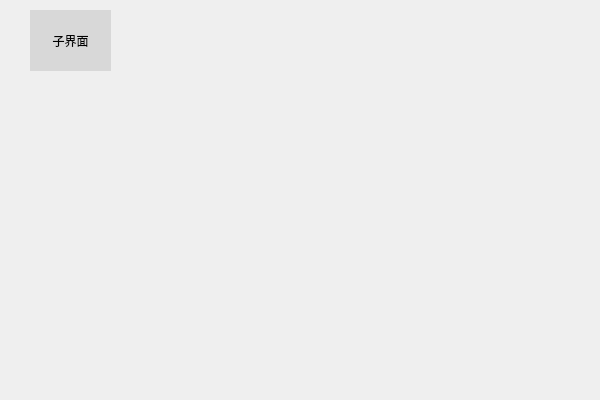
<?xml version="1.0" encoding="UTF-8"?>
<ui version="4.0">
 <class>mainWindowClass</class>
 <widget class="QWidget" name="mainWindowClass">
  <property name="geometry">
   <rect>
    <x>0</x>
    <y>0</y>
    <width>600</width>
    <height>400</height>
   </rect>
  </property>
  <property name="windowTitle">
   <string>mainWindow</string>
  </property>
  <widget class="QPushButton" name="pushButton">
   <property name="geometry">
    <rect>
     <x>30</x>
     <y>10</y>
     <width>81</width>
     <height>61</height>
    </rect>
   </property>
   <property name="styleSheet">
    <string notr="true">QPushButton {
	 border: 0px;
	background-color: rgb(216, 216, 216);
  }

QPushButton:hover {
	border: 0px;
	
	background-color: rgb(108, 108, 108);
  }

QPushButton:pressed {
	border: 0px;
	background-color: rgb(45, 45, 45);
  }</string>
   </property>
   <property name="text">
    <string>子界面</string>
   </property>
  </widget>
 </widget>
 <layoutdefault spacing="6" margin="11"/>
 <resources>
  <include location="mainwindow.qrc"/>
 </resources>
 <connections/>
</ui>
